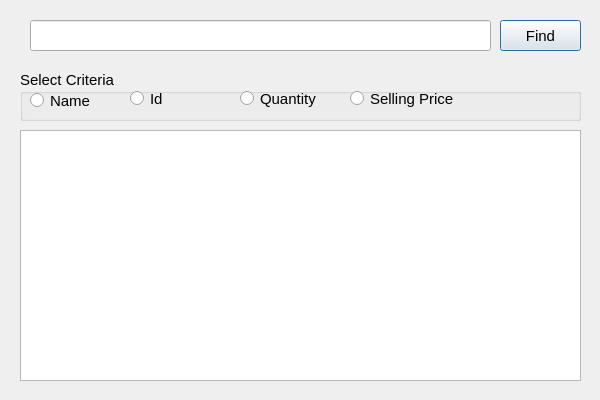
<?xml version="1.0" encoding="UTF-8"?>
<ui version="4.0">
 <class>FindItem</class>
 <widget class="QDialog" name="FindItem">
  <property name="geometry">
   <rect>
    <x>0</x>
    <y>0</y>
    <width>600</width>
    <height>400</height>
   </rect>
  </property>
  <property name="windowTitle">
   <string>Find Items</string>
  </property>
  <widget class="QPushButton" name="btnFind">
   <property name="geometry">
    <rect>
     <x>500</x>
     <y>20</y>
     <width>81</width>
     <height>31</height>
    </rect>
   </property>
   <property name="font">
    <font>
     <pointsize>11</pointsize>
    </font>
   </property>
   <property name="text">
    <string>Find</string>
   </property>
  </widget>
  <widget class="QLineEdit" name="txtValue">
   <property name="geometry">
    <rect>
     <x>30</x>
     <y>20</y>
     <width>461</width>
     <height>31</height>
    </rect>
   </property>
  </widget>
  <widget class="QGroupBox" name="groupBox">
   <property name="geometry">
    <rect>
     <x>20</x>
     <y>70</y>
     <width>561</width>
     <height>51</height>
    </rect>
   </property>
   <property name="font">
    <font>
     <pointsize>11</pointsize>
    </font>
   </property>
   <property name="title">
    <string>Select Criteria</string>
   </property>
   <widget class="QRadioButton" name="rdoName">
    <property name="geometry">
     <rect>
      <x>10</x>
      <y>20</y>
      <width>110</width>
      <height>21</height>
     </rect>
    </property>
    <property name="text">
     <string>Name</string>
    </property>
   </widget>
   <widget class="QRadioButton" name="rdoId">
    <property name="geometry">
     <rect>
      <x>110</x>
      <y>20</y>
      <width>110</width>
      <height>17</height>
     </rect>
    </property>
    <property name="text">
     <string>Id</string>
    </property>
   </widget>
   <widget class="QRadioButton" name="rdoQuantity">
    <property name="geometry">
     <rect>
      <x>220</x>
      <y>20</y>
      <width>110</width>
      <height>17</height>
     </rect>
    </property>
    <property name="text">
     <string>Quantity</string>
    </property>
   </widget>
   <widget class="QRadioButton" name="rdoSellingPrice">
    <property name="geometry">
     <rect>
      <x>330</x>
      <y>20</y>
      <width>110</width>
      <height>17</height>
     </rect>
    </property>
    <property name="text">
     <string>Selling Price</string>
    </property>
   </widget>
  </widget>
  <widget class="QTableView" name="tableView">
   <property name="geometry">
    <rect>
     <x>20</x>
     <y>130</y>
     <width>561</width>
     <height>251</height>
    </rect>
   </property>
  </widget>
 </widget>
 <resources/>
 <connections/>
</ui>
